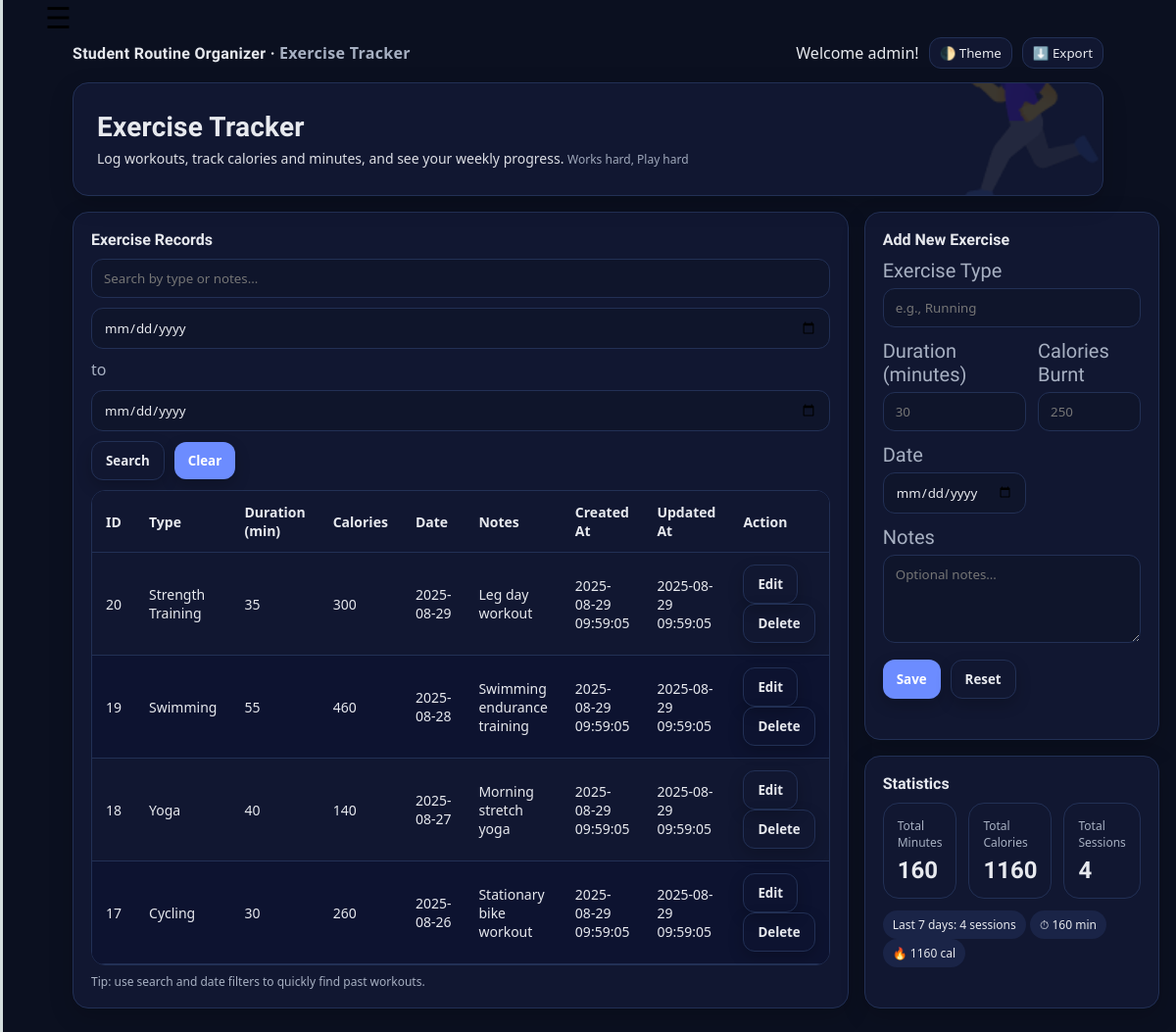
The page /exercise/index.php (signed in) on the database its author committed.
### tables this page shows
CREATE TABLE `exercises` (
  `exercise_id` int(11) NOT NULL,
  `user_id` int(11) NOT NULL,
  `exercise_type` varchar(100) NOT NULL,
  `duration_minutes` int(11) NOT NULL,
  `calories_burnt` decimal(6,2) NOT NULL,
  `exercise_date` date NOT NULL,
  `notes` text NOT NULL,
  `created_at` timestamp NOT NULL DEFAULT current_timestamp(),
  `updated_at` timestamp NOT NULL DEFAULT current_timestamp()
);

### exercise/index.php (the view, shortened to what this page needs)
<?php
require_once __DIR__ . '/../database.php';
$stats = ["total_minutes" => 0, "total_calories" => 0, "total_sessions" => 0];
$resultStats = $con->prepare("
    SELECT
        COALESCE(SUM(duration_minutes),0) AS total_minutes,
        COALESCE(SUM(calories_burnt),0)   AS total_calories,
        COUNT(*)                          AS total_sessions
    FROM exercises
    WHERE user_id = ?
");
$resultStats->bind_param('i', $_SESSION['user_id']);
$resultStats->execute();
$resStats = $resultStats->get_result();
if ($resStats) {
    $stats = $resStats->fetch_assoc();
}
$last7 = ["minutes" => 0, "calories" => 0, "sessions" => 0];
$result7 = $con->prepare("
    SELECT
        COALESCE(SUM(duration_minutes),0) AS minutes,
        COALESCE(SUM(calories_burnt),0)   AS calories,
        COUNT(*)                          AS sessions
    FROM exercises
    WHERE user_id = ? AND exercise_date >= (CURDATE() - INTERVAL 7 DAY)
");
$result7->bind_param('i', $_SESSION['user_id']);
$result7->execute();
$res7 = $result7->get_result();
if ($res7) {
    $last7 = $res7->fetch_assoc();
}
$search   = $_GET['search'] ?? '';
$dateFrom = $_GET['dateFrom'] ?? '';
$dateTo   = $_GET['dateTo'] ?? '';
$where = ["user_id = ?"];
$params = [];
$types = 'i';
$params[] = &$_SESSION['user_id'];
$sql = "SELECT * FROM exercises";
if ($where) {
    $sql .= " WHERE " . implode(" AND ", $where);
}
$sql .= " ORDER BY exercise_date DESC, created_at DESC";
$stmt = $con->prepare($sql);
if ($stmt && $params) {
    $stmt->bind_param($types, ...$params);
}
$stmt->execute();
$result = $stmt->get_result();
?>
<!DOCTYPE html>
<html lang="en">
<head>
<link rel="stylesheet" href="style.css">
<link rel="stylesheet" href="../hamburger.css">
  <?php
        include BASE_PATH . '/hamburger.php'; ?>
</head>
<body>
 <div class="hamburger">
        <button class="hamburger">&#9776;</button>
 </div>
<div class="container">
    <div class="topbar">
        <div class="brand-mini">Student Routine Organizer · <span class="muted">Exercise Tracker</span></div>
        <div class="tools">
            <div class="user-info">
                <span class="welcome">Welcome <?= htmlspecialchars($_SESSION['username']) ?>!</span>
            </div>
            <button class="toggle" id="modeToggle" title="Toggle light/dark">🌓 Theme</button>
            <button class="toggle" id="exportCsvBtn" title="Export CSV">⬇️ Export</button>
        </div>
    </div>
    <header class="card">
        <div class="title">Exercise Tracker</div>
        <p class="subtitle">Log workouts, track calories and minutes, and see your weekly progress. <span class="notice">Works hard, Play hard</span></p>
        <div style="position:absolute;right:-30px;bottom:-30px;opacity:.18;font-size:180px;font-weight:800;">🏃‍♀️</div>
    </header>
    <div class="grid grid-2" style="margin-top:16px">
        <section class="card">
            <div class="card-body">
                <div class="section-title">Exercise Records</div>
                <form method="GET" class="tools" style="margin-bottom:10px">
                    <input name="search" type="text" placeholder="Search by type or notes…" value="<?= htmlspecialchars($search) ?>">
                    <input name="dateFrom" type="date" title="From date" value="<?= htmlspecialchars($dateFrom) ?>">
                    <span class="muted">to</span>
                    <input name="dateTo" type="date" title="To date" value="<?= htmlspecialchars($dateTo) ?>">
                    <button type="submit" class="btn secondary">Search</button>
                    <button type="button" class="btn" id="clearFilters">Clear</button>
                </form>
                <div class="table-wrap">
                    <table id="recordsTable">
                        <thead>
                            <tr>
                                <th>ID</th>
                                <th>Type</th>
                                <th>Duration (min)</th>
                                <th>Calories</th>
                                <th>Date</th>
                                <th>Notes</th>
                                <th>Created At</th>
                                <th>Updated At</th>
                                <th>Action</th>
                            </tr>
                        </thead>
                        <tbody>
                        <?php if ($result && $result->num_rows > 0): ?>
                            <?php while ($row = $result->fetch_assoc()): ?>
                                <tr data-id="<?= (int)$row['exercise_id'] ?>">
                                    <td><?= htmlspecialchars($row['exercise_id']) ?></td>
                                    <td><?= htmlspecialchars($row['exercise_type']) ?></td>
                                    <td class="duration"><?= (int)$row['duration_minutes'] ?></td>
                                    <td class="calories"><?= (int)$row['calories_burnt'] ?></td>
                                    <td><?= htmlspecialchars($row['exercise_date']) ?></td>
                                    <td><?= htmlspecialchars($row['notes']) ?></td>
                                    <td><?= htmlspecialchars($row['created_at']) ?></td>
                                    <td><?= htmlspecialchars($row['updated_at']) ?></td>
                                    <td>
                                        <button type="button" class="btn secondary editBtn">Edit</button>
                                        <form method="POST" onsubmit="return confirm('Delete this record?');" style="display:inline">
                                            <button type="submit" class="btn secondary">Delete</button>
                                        </form>
                                    </td>
                                </tr>
                            <?php endwhile; ?>
                        <?php else: ?>
                            <tr><td colspan="9">No records found</td></tr>
                        <?php endif; ?>
                        </tbody>
                    </table>
                </div>
                <div class="notice" style="margin-top:8px">Tip: use search and date filters to quickly find past workouts.</div>
            </div>
        </section>
        <aside class="grid" style="gap:16px">
            <section class="card">
                <div class="card-body">
                    <div class="section-title">Add New Exercise</div>
                    <form method="POST" class="form-grid" id="exerciseForm" novalidate>
                        <div class="full">
                            <label>Exercise Type</label>
                            <input type="text" name="exercise_type" list="exerciseTypeList" placeholder="e.g., Running" required>
                        </div>
                        <div>
                            <label>Duration (minutes)</label>
                            <input type="number" name="duration_minutes" min="1" step="1" placeholder="30" required>
                        </div>
                        <div>
                            <label>Calories Burnt</label>
                            <input type="number" name="calories_burnt" min="0" step="1" placeholder="250" required>
                        </div>
                        <div>
                            <label>Date</label>
                            <input type="date" name="exercise_date" required>
                        </div>
                        <div class="full">
                            <label>Notes</label>
                            <textarea name="notes" placeholder="Optional notes…"></textarea>
                        </div>
                        <div class="btn-group full">
                            <button type="submit" class="btn">Save</button>
                            <button type="reset" class="btn secondary">Reset</button>
                        </div>
                    </form>
                </div>
            </section>
            <section class="card">
                <div class="card-body">
                    <div class="section-title">Statistics</div>
                    <div class="stats">
                        <div class="stat">
                            <div class="label">Total Minutes</div>
                            <div class="value"><?= (int)$stats['total_minutes'] ?></div>
                        </div>
                        <div class="stat">
                            <div class="label">Total Calories</div>
                            <div class="value"><?= (int)$stats['total_calories'] ?></div>
                        </div>
                        <div class="stat">
                            <div class="label">Total Sessions</div>
                            <div class="value"><?= (int)$stats['total_sessions'] ?></div>
                        </div>
                    </div>
                    <div style="margin-top:12px">
                        <span class="chip">Last 7 days: <?= (int)$last7['sessions'] ?> sessions</span>
                        <span class="chip">⏱ <?= (int)$last7['minutes'] ?> min</span>
                        <span class="chip">🔥 <?= (int)$last7['calories'] ?> cal</span>
                    </div>
                </div>
            </section>
        </aside>
    </div>
</div>
</body>
</html>

### rows shown on the page
exercises: exercise_id "20", exercise_type "Strength Training", duration_minutes "35", calories_burnt "300", exercise_date "2025-08-29", notes "Leg day workout", created_at "2025-08-29 09:59:05", updated_at "2025-08-29 09:59:05"
exercises: exercise_id "19", exercise_type "Swimming", duration_minutes "55", calories_burnt "460", exercise_date "2025-08-28", notes "Swimming endurance training", created_at "2025-08-29 09:59:05", updated_at "2025-08-29 09:59:05"
exercises: exercise_id "18", exercise_type "Yoga", duration_minutes "40", calories_burnt "140", exercise_date "2025-08-27", notes "Morning stretch yoga", created_at "2025-08-29 09:59:05", updated_at "2025-08-29 09:59:05"
exercises: exercise_id "17", exercise_type "Cycling", duration_minutes "30", calories_burnt "260", exercise_date "2025-08-26", notes "Stationary bike workout", created_at "2025-08-29 09:59:05", updated_at "2025-08-29 09:59:05"

### other values the page prints
$_SESSION['username'] "admin"
$stats['total_minutes'] "160"
$stats['total_calories'] "1160"
$stats['total_sessions'] "4"
$last7['sessions'] "4"
$last7['minutes'] "160"
$last7['calories'] "1160"
